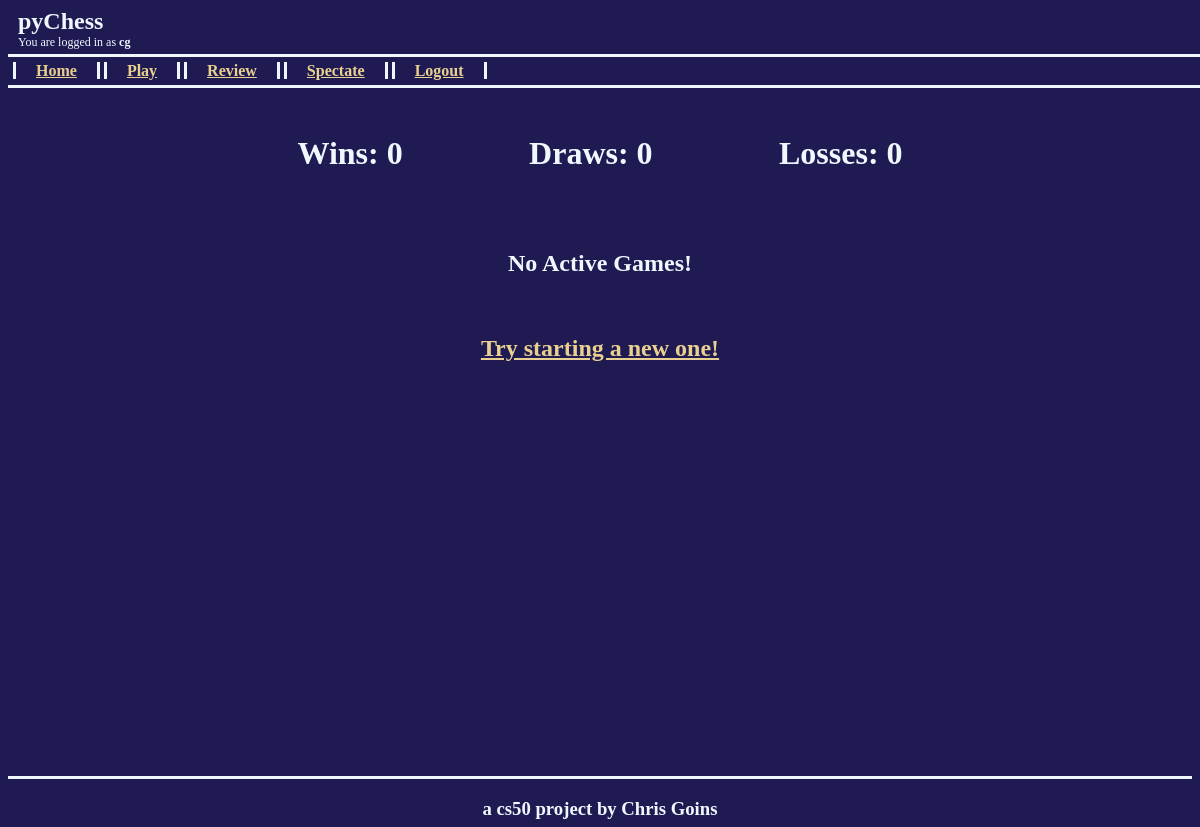
The page / (signed in) on the database as committed earlier.
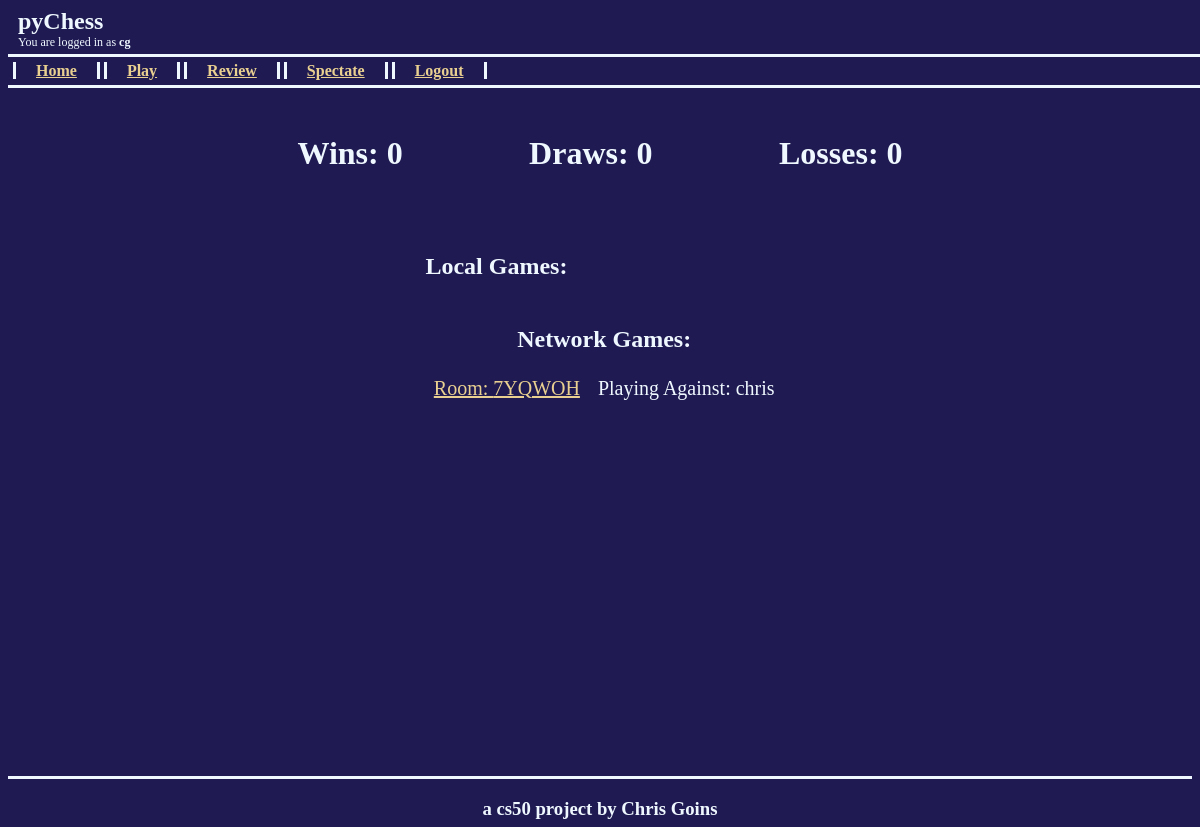
The same page on the database as committed later.
### pychess/models.py (models this page shows)
class Game(models.Model):
    roomCode = models.CharField(max_length=6, unique=True, null=True, blank=True)
    player1 = models.ForeignKey(User, on_delete=models.CASCADE, related_name="player1")
    player2 = models.ForeignKey(User, on_delete=models.CASCADE, related_name="player2", null=True, blank=True)
    isActive = models.BooleanField()
    winner = models.ForeignKey(User, on_delete=models.CASCADE, related_name="winner", null=True, blank=True)

class User(AbstractUser):
    pass

### pychess/views.py (the view, shortened to what this page needs)
# urls.py: path("", views.index, name="index"),
def index(request):
    if request.user.is_authenticated:
        localGames = Game.objects.filter(player1 = request.user, player2 = request.user, isActive=True)
        activeNetworkGames = []
        netGameQuery = Game.objects.filter(player1 = request.user, isActive=True).exclude(player2 = request.user)
        for game in netGameQuery:
            activeNetworkGames.append(game)
        netGameQuery = Game.objects.filter(player2 = request.user,isActive=True).exclude(player1 = request.user)
        for game in netGameQuery:
            activeNetworkGames.append(game)
        completedGames = {}
        completedGames['wins'] = 0
        completedGames['draws'] = 0
        completedGames['losses'] = 0
        netGameQuery = Game.objects.filter(player1 = request.user, isActive=False).exclude(player2=request.user)
        netGameQuery = Game.objects.filter(player2 = request.user, isActive=False).exclude(player1=request.user)
        return render(request, 'pychess/index.html', {'localGames':localGames, 'networkGames':activeNetworkGames, 'completedGames':completedGames})
    else:
        return redirect(loginView)

### pychess/templates/pychess/index.html (shortened to what this page needs)
{% extends "pychess/layout.html" %}
{% block body %}
    <div class="content">
        <br>
        <div style="width:100%; text-align: center;">
            <h1>
                <span>Wins: {{ completedGames.wins }}</span>
                <span style="margin:10%;">Draws: {{ completedGames.draws }}</span>
                <span>Losses: {{ completedGames.losses }}</span>
            </h1>
        </div>
        <br><br>
        <div style="margin:auto; width:30%; text-align: center;">
            {% if localGames or networkGames %}
                <table style="float:left">
                    <thead>
                        <tr>
                            <th>
                                <h2>Local Games: </h2>
                            </th>
                        </tr>
                    </thead>
                </table>
                <table style="float:right">
                    <thead>
                        <th colspan="2">
                            <h2>Network Games: </h2>
                        </th>
                    </thead>
                    <tbody>
                    {% for game in networkGames %}
                        <tr>
                            <td style="padding-right: 15px; font-size: 20px;">
                                <a href="{% url 'networkGame' %}?room={{game.roomCode}}">Room: {{ game.roomCode }}</a>
                            </td>
                            <td style="font-size: 20px;">
                                {% if game.player2%}
                                    {% if request.user == game.player1 %}
                                        Playing Against: {{ game.player2 }}
                                    {% else %}
                                        Playing Against: {{ game.player1 }}
                                    {% endif %}
                                {% else %}
                                    Waiting on player
                                {% endif %}
                            </td>
                        </tr>
                    {% endfor %}
                    </tbody>
                </table>
            {% else %}
                <h2>No Active Games!</h2>
                <br>
                <h2><a href="{% url 'play' %}">Try starting a new one!</a></h2>
            {% endif %}
        </div>
    </div>
{% endblock %}

Rows that differ between the two databases and show on the page:
added Game: roomCode "7YQWOH", player2 "chris"
Other text that changed with them:
text no longer shown: "No Active Games! Try starting a new one!"
text now shown: "Local Games: Network Games:"
